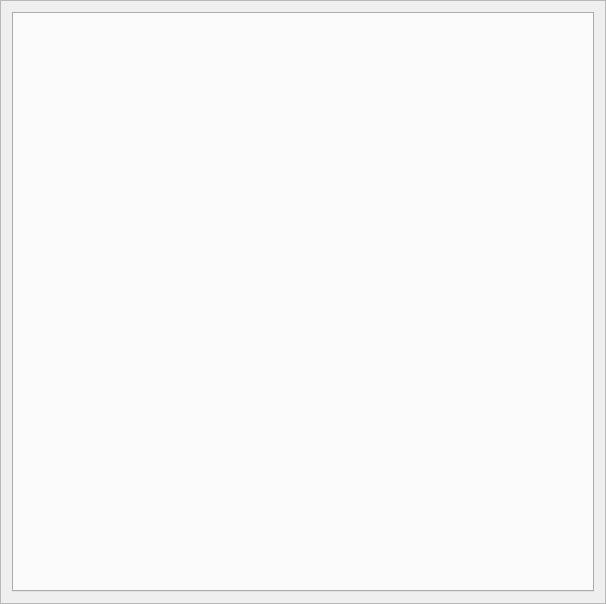
<?xml version="1.0" encoding="UTF-8"?>
<ui version="4.0">
 <class>VariablesEditor</class>
 <widget class="QWidget" name="VariablesEditor">
  <property name="windowModality">
   <enum>Qt::NonModal</enum>
  </property>
  <property name="geometry">
   <rect>
    <x>0</x>
    <y>0</y>
    <width>606</width>
    <height>604</height>
   </rect>
  </property>
  <property name="windowTitle">
   <string>VariablesEditor</string>
  </property>
  <layout class="QGridLayout" name="gridLayout">
   <property name="leftMargin">
    <number>0</number>
   </property>
   <property name="topMargin">
    <number>0</number>
   </property>
   <property name="rightMargin">
    <number>0</number>
   </property>
   <property name="bottomMargin">
    <number>0</number>
   </property>
   <item row="0" column="0">
    <widget class="QFrame" name="frame">
     <property name="frameShape">
      <enum>QFrame::StyledPanel</enum>
     </property>
     <property name="frameShadow">
      <enum>QFrame::Raised</enum>
     </property>
     <layout class="QVBoxLayout" name="verticalLayout">
      <item>
       <widget class="QTabWidget" name="tabWidget">
        <property name="currentIndex">
         <number>-1</number>
        </property>
       </widget>
      </item>
     </layout>
    </widget>
   </item>
  </layout>
 </widget>
 <layoutdefault spacing="6" margin="11"/>
 <resources/>
 <connections/>
</ui>
